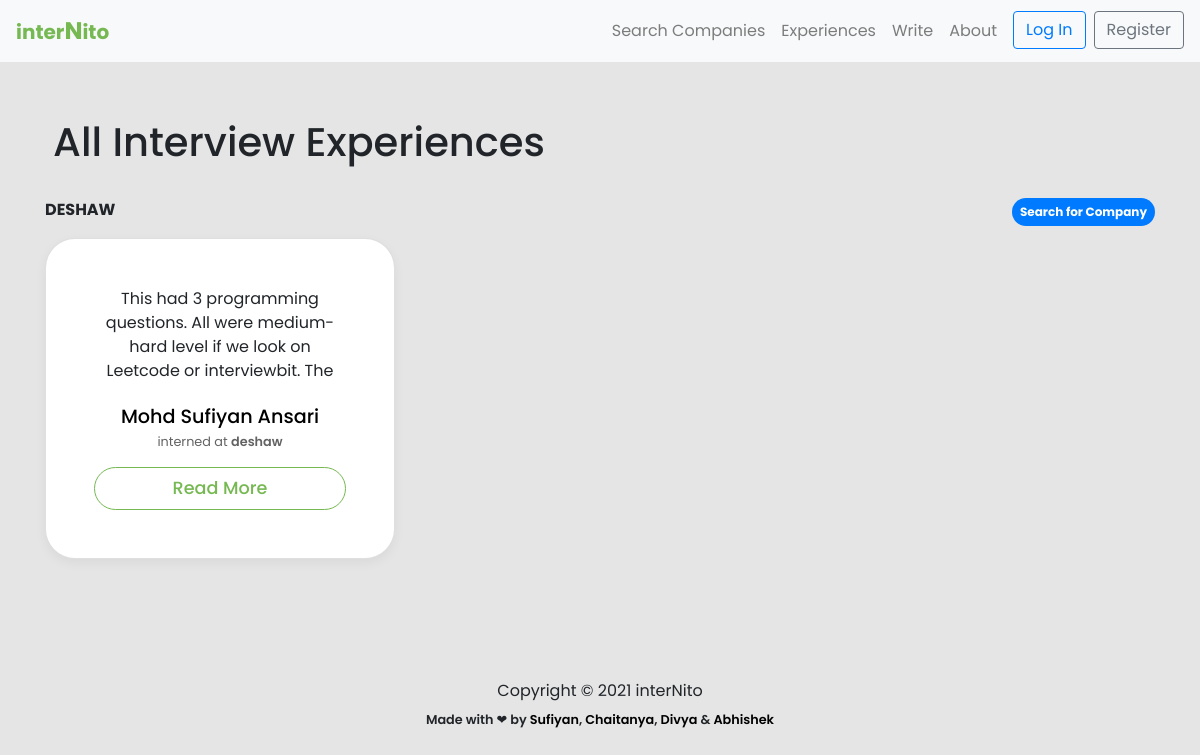
The page /experience/ on the database as committed earlier.
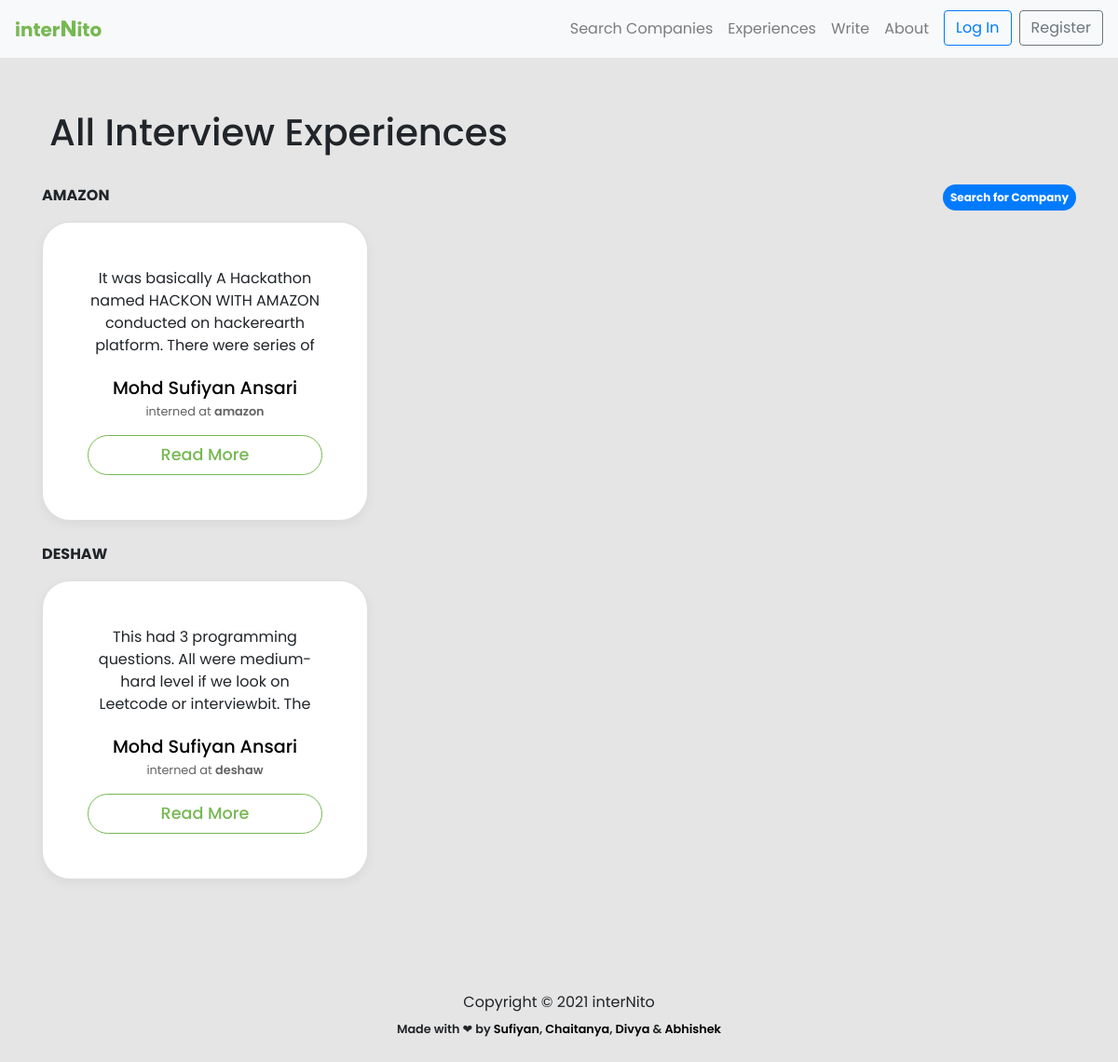
The same page on the database as committed later.
### experience/models.py (models this page shows, shortened)
class Experience(models.Model):
    user = models.ForeignKey(User, on_delete = models.CASCADE)
    name = models.CharField(max_length=80)
    branch = models.CharField(max_length=255,blank=True)
    cgpa_cutoff = models.FloatField(blank=True)
    resume = models.TextField(blank=True)
    batch = models.CharField(max_length=255, blank=True)
    company = models.CharField(max_length=255,blank=False)
    summary = models.TextField(blank=False)
    period = models.CharField(max_length=255,blank=False)
    ot_summary = models.TextField(blank = True)
    ot_question1 = models.TextField(blank = True, null = True)
    ot_question1_link = models.TextField(blank = True, null = True, default = 'NONE')
    ot_question2 = models.TextField(blank = True, null = True)
    ot_question2_link = models.TextField(blank = True, null = True)
    ot_question3 = models.TextField(blank = True, null = True)
    ot_question3_link = models.TextField(blank = True, null = True)
    ot_question4 = models.TextField(blank = True, null = True)
    ot_question4_link = models.TextField(blank = True, null = True)
    round1_details = models.TextField(blank = True, null = True)
    round2_details = models.TextField(blank = True, null = True)
    round3_details = models.TextField(blank = True, null = True)
    final_summary = models.TextField(blank = True, null = True)

### experience/views.py (the view)
# urls.py: path('experience/',views.experience,name='experience'),
def experience(request):
    responses = Experience.objects.order_by('company','-id')
    message = 'All Interview Experiences'
    return render(request, 'experience.html',{'responses':responses,'message':message})

### templates/experience.html (shortened to what this page needs)
{% extends 'base.html' %} {% load static %} {% block content %}
<link rel="stylesheet" href="{% static 'css/experience.css' %}" />
<main role="main">
  <div class="album py-5 bg-lime-invert">
    <div class="container">
      <h1 class="mb-4 justify-content-center">
        <div class="head p-2 justify-content-center">{{message}}</div>
      </h1>
      <p><a class="badge badge-primary badge-pill p-2" style="float:right;" href="{% url 'company' %}"> Search for Company</a></p>
      {% regroup responses by company as company_lists %}
      {% for company_list in company_lists %}
      <p><strong>{{company_list.grouper}}</strong></p>
      <div class="row">
                {% for response in company_list.list %}
                <div class="col-md-4">
                  <div class="card mb-4 box-shadow">
                    <div class="card-body p-5 summary-parent">
                      <p
                        class="card-text summary summary-text"
                        style="height: 10ch; text-overflow: ellipsis; overflow: hidden"
                      >
                        {{response.summary }}...
                      </p>
                      <p class="card-text name">
                        <a href="{% url 'profile' response.user.username %}">{{response.name}}</a>
                      </p>
                      <p class="card-text company capitalize">
                        interned at <strong>{{response.company}}</strong>
                      </p>
                      <a
                        type="button"
                        class="
                          btn btn-sm btn-outline-secondary
                          view-btn
                          w-100
                          text-center
                        "
                        href="{% url 'post' response.pk %}"
                      >
                        Read More
                      </a>
                    </div>
                  </div>
                </div>
                {% endfor %}
      </div>
      {% endfor %}
    </div>
  </div>
</main>
{% endblock content %}

### templates/base.html (shortened to what this page needs)
{% load static %}
<!DOCTYPE html>
<html lang="en">
  <head>
    <link href="{% static 'css/bootstrap.min.css' %}" rel="stylesheet" />
    <link href="{% static 'css/album.css' %}" rel="stylesheet" />
  </head>
  <nav class="navbar navbar-expand-lg navbar-light bg-light sticky-top">
    <a
    style="color: #76b852"
      class="logoAnchor navbar-brand" href="{% url 'home' %}"
      ><strong>inter<big>N</big>ito</strong></a>
    <div class="collapse navbar-collapse" id="navbarSupportedContent">
      <ul class="navbar-nav ml-auto">
        <li class="nav-item">
          <a class="nav-link" href="{% url 'company' %}">Search Companies</a>
        </li>
        <li class="nav-item">
          <a class="nav-link" href="{% url 'experience' %}">Experiences</a>
        </li>
        <li class="nav-item">
          <a class="nav-link" href="{% url 'write' %}">Write</a>
        </li>
        <li class="nav-item">
          <a class="nav-link" href="{% url 'about' %}">About</a>
        </li>
        {% if request.user.is_authenticated %}
        <li class="nav-item">
          <a class="ml-2 btn btn-outline-danger" href="{% url 'logout' %}"
            >Log Out</a
          >
        </li>
        {% else %}
        <li class="nav-item">
          <a class="ml-2 btn btn-outline-primary" href="{% url 'login' %}"
            >Log In</a
          >
        </li>
        <li class="nav-item">
          <a class="ml-2 btn btn-outline-secondary" href="{% url 'register' %}">Register</a>
        </li>
        {% endif %}
      </ul>
    </div>
  </nav>
  <body>
    {% block content %} {% endblock content %}
    <footer>
      <div class="container" style="text-align: center">
        <p>
          Copyright © 2021 interNito
        </p>
        <small style="font-weight: 550">Made with &#x2764; by
          <a target="_blank" href="https://www.linkedin.com/in/sufiyan-ansari-nitw/">
            Sufiyan</a>,
          <a target="_blank" href="https://www.linkedin.com/in/chaitanya-hardikar-0ab4821a7/">
            Chaitanya</a>,
          <a target="_blank" href="https://www.linkedin.com/in/divya-soni14/">
            Divya</a>
          &
          <a target="_blank" href="https://www.linkedin.com/in/abhishek-upadhayayula-a541ba1b8/">
            Abhishek</a></small>
      </div>
    </footer>
  </body>
</html>

### static/css/album.css (style rules this page uses)
main { font-family: "Poppins", sans-serif !important; }
:root { --jumbotron-padding-y: 3rem; }
footer { padding-top: 3rem; padding-bottom: 3rem; }
footer p { margin-bottom: 0.25rem; }
.box-shadow { box-shadow: 0 0.25rem 0.75rem rgba(0, 0, 0, 0.05); }

### static/css/experience.css (style rules this page uses)
* { font-family: "Poppins", sans-serif; }
body { background-color: #e5e5e5; }
.card { background-color: white; border-radius: 30px; }
.card-text { text-align: center; }
.name { font-weight: 500; margin-bottom: 0px; font-size: 1.2rem; }
.company { font-size: 0.8rem; text-transform: lowercase; color: rgb(99, 99, 99); }
.company strong { font-weight: 600; }
.view-btn { padding: 7px; font-weight: 500; font-size: 1.1rem; color: #76b852; background-color: white; border-radius: 45px; border: 1px solid #76b852; }

### templates/base.html (style rules this page uses)
.logoAnchor:hover, .logoAnchor { text-decoration: none; color: #76b852; }
a, a:focus { text-decoration: none; color: black; }

Rows that differ between the two databases and show on the page:
added Experience: grouper "AMAZON", summary "It was basically A Hackathon named HACKON WITH AMAZON conducted on hackerearth platform. There were series of…", name "Mohd Sufiyan Ansari", company "amazon"
